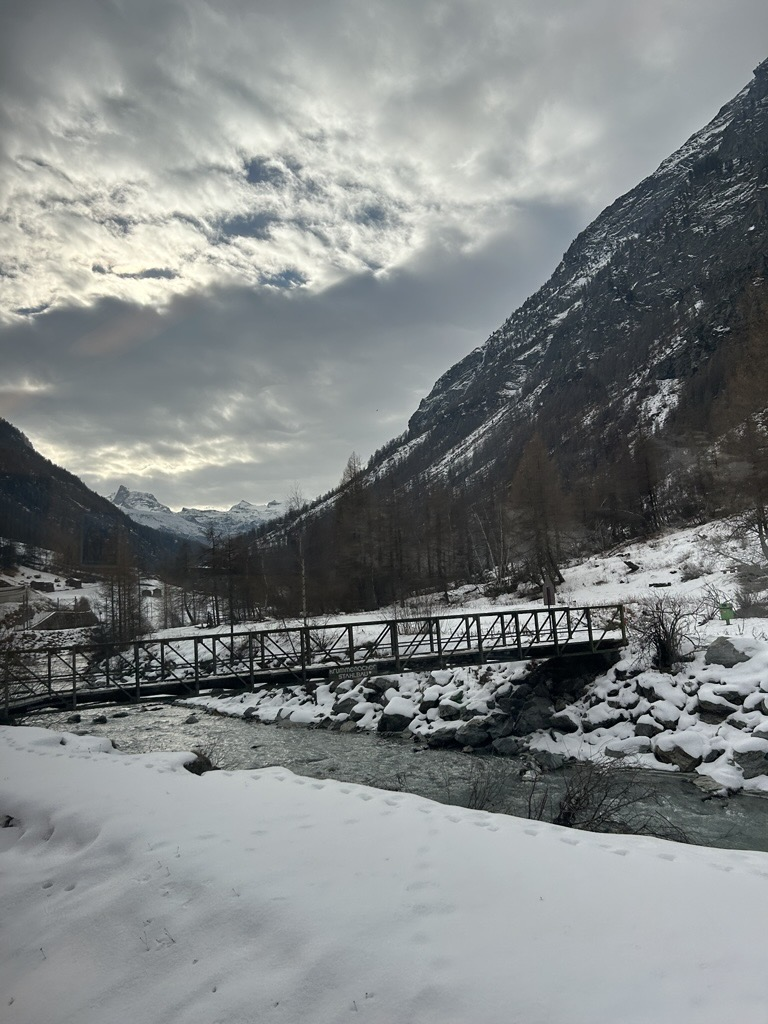
%> input picture grayscale-histogram-modification/mountain.jpg, 768 x 1024 px
$ octave graph_getter.m   (GNU Octave 9; MATLAB toolbox functions it lacks are replaced by stand-ins)
%> lines starting %> are read from the running program, lines starting %| are printed output that depends on the picture
### grayscale-histogram-modification/equalization.m
function eq_img = equalization(img)
    % get pdf
    img_condense = unique(img);

    p = zeros(1, numel(img_condense));
    for i = 1:numel(img_condense)
        p(i) = numel(img(img == img_condense(i)))/numel(img);
    end

    % get cdf
    c = cumsum(p);

    % scale cdf values from zero to 255
    scaled_c = round(c.*(255));

    % Create final equalized image
    eq_img = zeros(size(img));

    for i = 1:numel(img_condense)
        eq_img(img == img_condense(i)) = scaled_c(i);
    end
end

### grayscale-histogram-modification/specification.m
function spc_img = specification(img, run)
    % get pdf
    img_condense = unique(img);

    p = zeros(1, numel(img_condense));
    for i = 1:numel(img_condense)
        p(i) = numel(img(img == img_condense(i)))/numel(img);
    end

    % get cdf
    c = cumsum(p);

    % make desired PDF, gaussian distribution
    if run == 1
        mu = 110; sigma = 50;
        pd = exp(-((0:255) - mu).^2 / (2*sigma^2));
        pd = pd / sum(pd);
    else
        mu = 48; sigma = 30; mu2 = 171; sigma2 = 40;
        pd = exp(-((0:255) - mu).^2 / (2*sigma^2)) + exp(-((0:255) - mu2).^2 / (2*sigma2^2));
        pd = pd / sum(pd);
    end
    % derive desired CDF
    c_d = cumsum(pd);

    % store mapping of closest grayscale values
    map = zeros(1, 256);

    for i = 1:256
        [~, idx] = min(abs(c_d - c(i)));
        map(i) = idx - 1;
    end

    % create final specified image
    spc_img = map(img + 1);
end

### grayscale-histogram-modification/graph_getter.m
% script to get graphs
img = double(rgb2gray(imread("mountain.jpg")));
%> img: size 1024x768 double; min 0, max 255, mean 130.8

% Equalize image, twice to test
img_eq1 = equalization(img);
%> in equalization, `img_condense = unique(img);`: img_condense = 256 values from 0 to 255
%> after the loop in equalization, `for i = 1:numel(img_condense)`: p = 256 values, max 0.0109 at index 183, min 8.9e-06 at index 256, mean 0.00391
%> in equalization, `c = cumsum(p);`: c = 256 values from 5.85e-05 to 1
%> in equalization, `scaled_c = round(c.*(255));`: scaled_c = 256 values from 0 to 255
%> after the loop in equalization, `for i = 1:numel(img_condense)`:
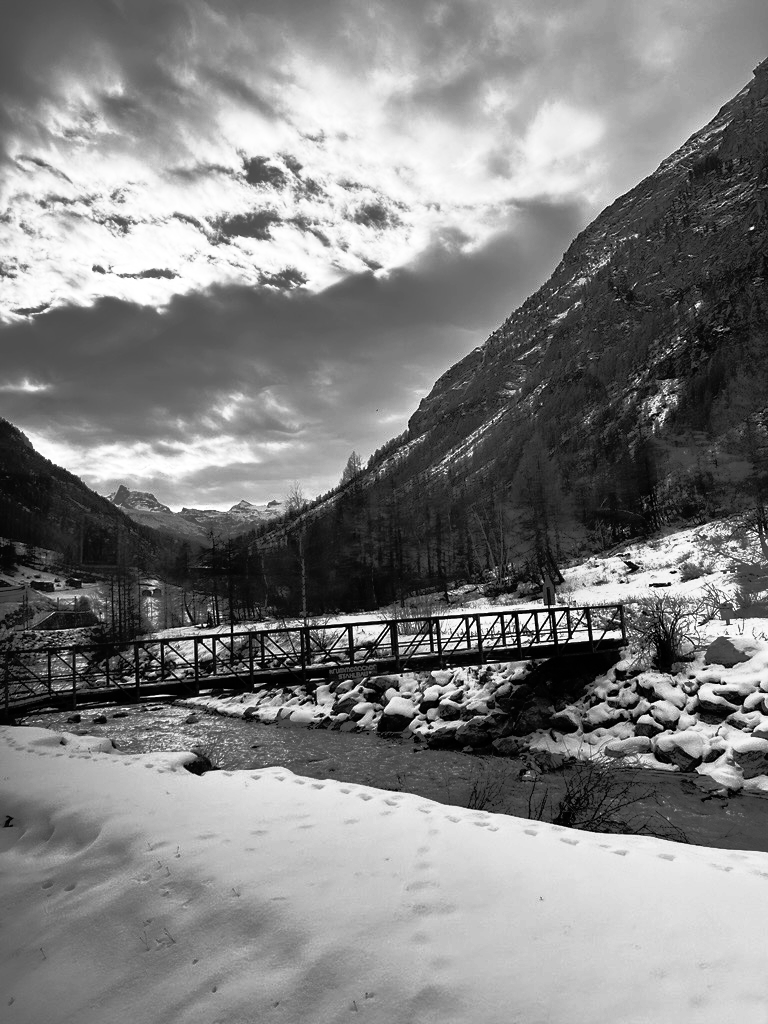
%> eq_img: size 1024x768 double; min 0, max 255, mean 128.3
img_eq2 = equalization(img_eq1);

% Make specified images
img_spc = specification(img, 1);
%> in specification, `c = cumsum(p);`: c = 256 values from 5.85e-05 to 1
%> the loop in specification, `for i = 1:256` made 256 passes
%> idx on passes 1 to 3: 1, 1, 2
%> after the loop in specification, `for i = 1:256`: map = 256 values from 0 to 255
%> in specification, `spc_img = map(img + 1);`:
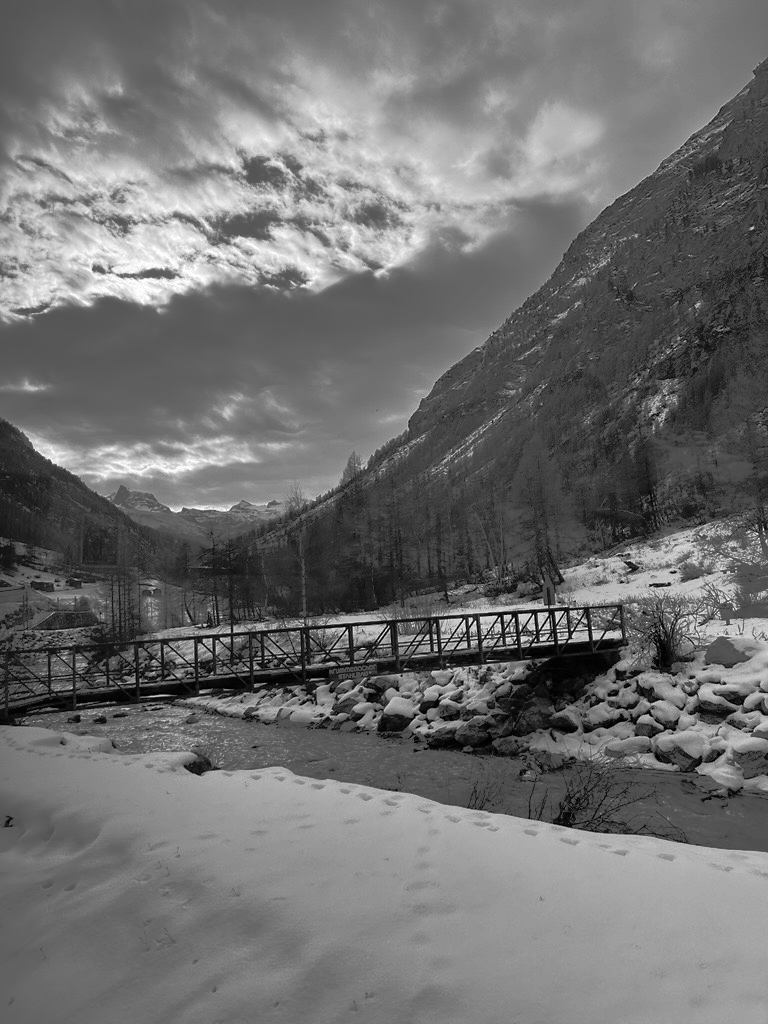
%> spc_img: size 1024x768 double; min 0, max 255, mean 111.5
img_spc2 = specification(img, 2);
%> call 2 of specification, with run = 2
%> the loop in specification (call 2), `for i = 1:256` made 256 passes
%> in specification (call 2), `spc_img = map(img + 1);`:
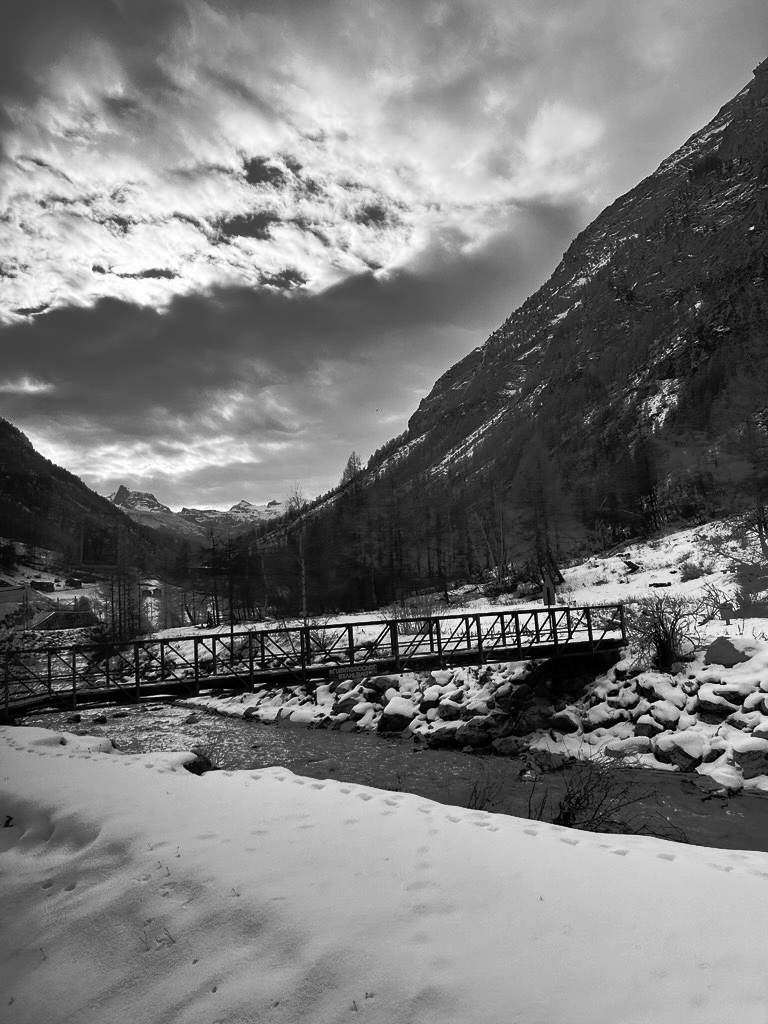
%> spc_img: size 1024x768 double; min 0, max 255, mean 120

% Plot Images
figure; imshow(img_eq1, []); title("Once Equalized Image")
figure; imshow(img_eq2, []); title("Twice Equalized Image")
figure; imshow(img, []); title("Original Image")
figure; imshow(img_spc, []); title("Specified Gaussian Image")
figure; imshow(img_spc2, []); title("Specified 2 Gaussian Image")

% Plot Histograms
figure; histogram(img_eq1, 256); title("Once Equalized Distribution")
xlabel("Grayscale Value"); ylabel("Pixels")
%> after `ylabel("Pixels")`:
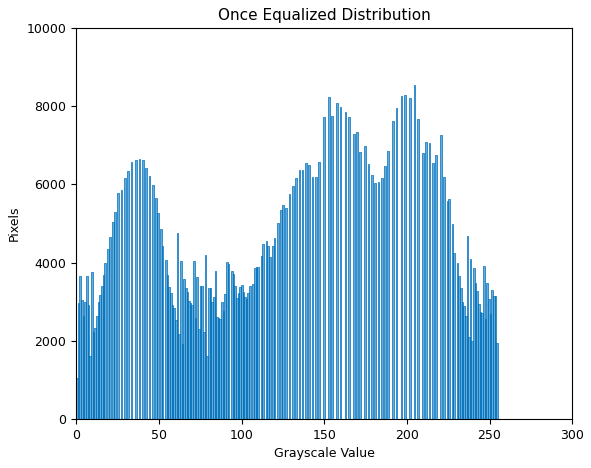
%> figure redrawn from the program's plot data; tallest bar 8544 high, from x = 204.2 to 205.2
figure; histogram(img_eq2, 256); title("Twice Equalized Distribution")
xlabel("Grayscale Value"); ylabel("Pixels")
figure; histogram(img, 256); title("Original Distribution")
xlabel("Grayscale Value"); ylabel("Pixels")
%> after `ylabel("Pixels")`:
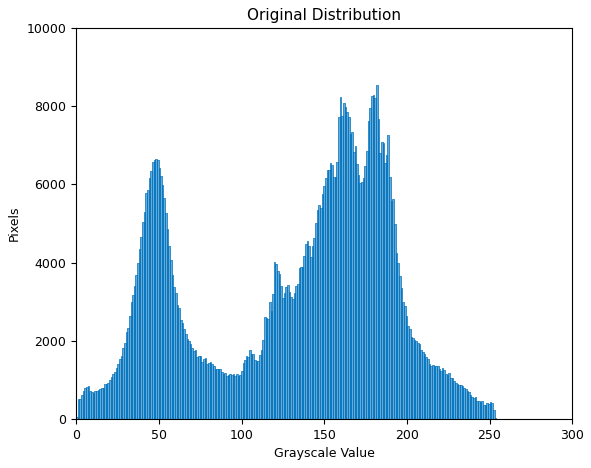
%> figure redrawn from the program's plot data; tallest bar 8544 high, from x = 181.3 to 182.3
figure; histogram(img_spc, 256); title("Specified Gaussian Distribution")
xlabel("Grayscale Value" ); ylabel("Pixels")
%> after `ylabel("Pixels")`:
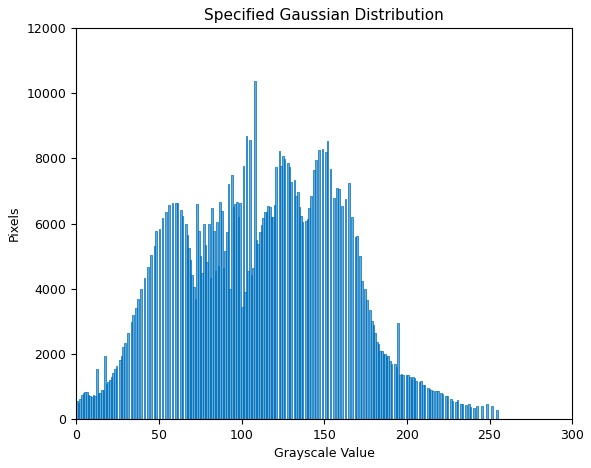
%> figure redrawn from the program's plot data; tallest bar 10361 high, from x = 107.6 to 108.6
figure; histogram(img_spc2, 256); title("Specified 2 Gaussian Distribution")
xlabel("Grayscale Value" ); ylabel("Pixels")
%> after `ylabel("Pixels")`:
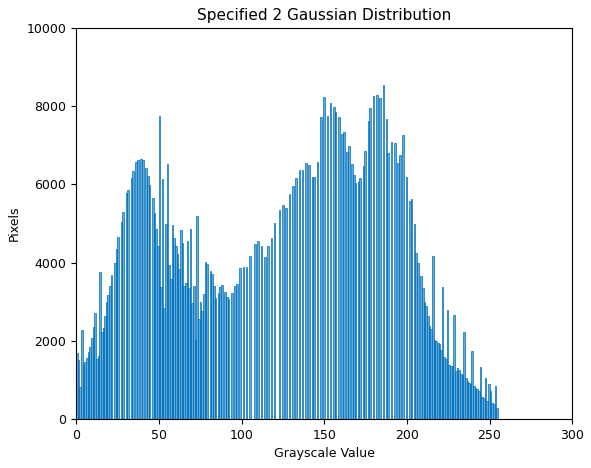
%> figure redrawn from the program's plot data; tallest bar 8544 high, from x = 185.3 to 186.3
